Frame 1 (no input): blank canvas, image omitted
Frame 60 (the mouse pressed at the canvas centre just before this capture): blank canvas, image omitted
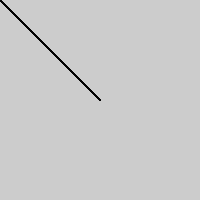
Frame 120 (the mouse held since frame 60 and released just before this capture)

The Processing sketch whose frames 1 and 60 were blank and that drew this single picture after the mouse press (run headless with seeded random() and noise(); from frame 60 on, the mouse is pressed at the canvas centre):

// Processing sketch: basics_03_drawing
// ── basics_03_drawing.pde
void setup() {
  size(200, 200);
}

void draw() {
  // how can we avoid this big black lump and add some shades?
  stroke(0,0,0);
  line(0, 0, mouseX, mouseY);
}
